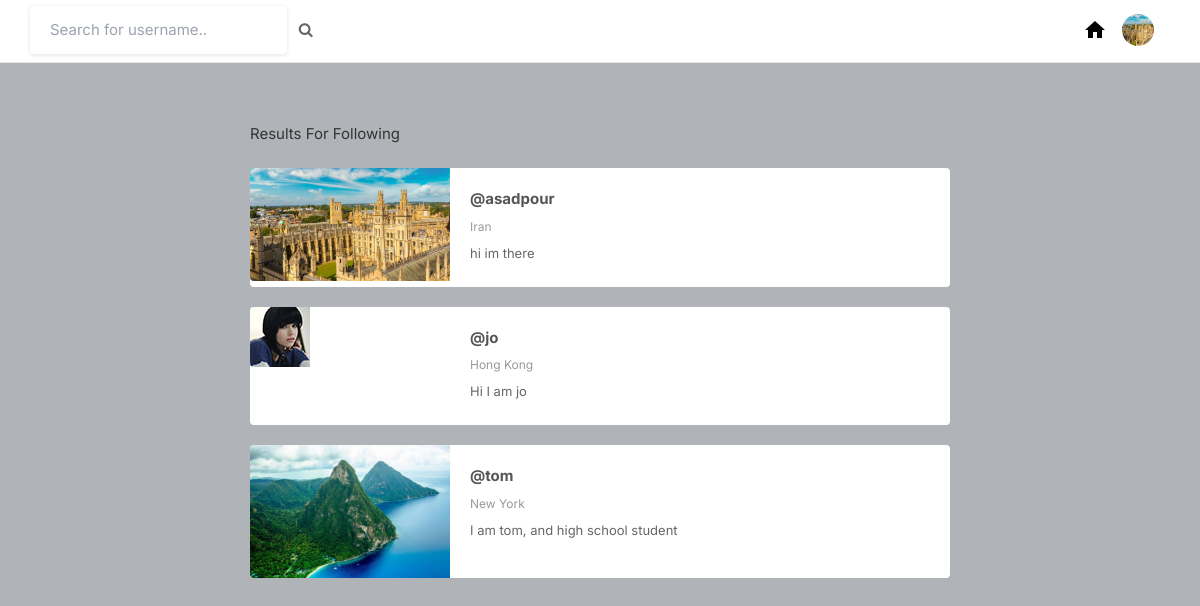
/followers/john (signed in), run on an earlier commit of the app's database.
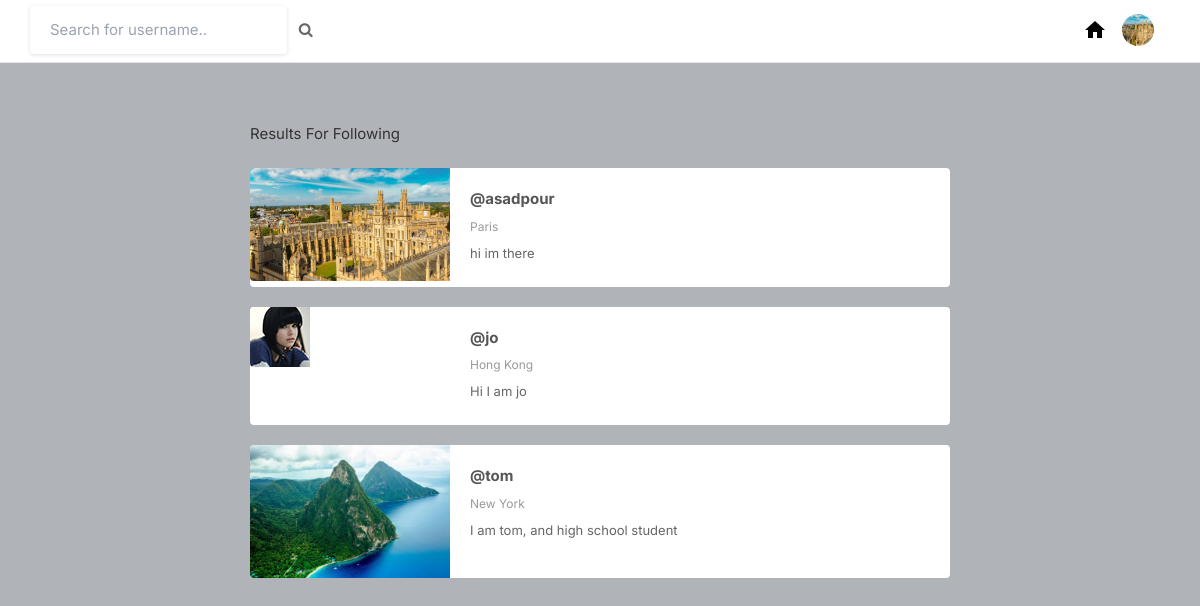
And on a later commit of the database.
### core/models.py (models this page shows, shortened)
class Profile(models.Model):
    user = models.OneToOneField(User, on_delete=models.CASCADE, related_name='profile')
    id_user = models.IntegerField()
    bio = models.TextField(blank=True)
    email_confirmed = models.BooleanField(default=False)
    phone_confirmed = models.BooleanField(default=False)
    phone_number = models.TextField(blank=True)
    private_public = models.BooleanField(default=False)
    profileimg = models.ImageField(upload_to='profile_images',default='blank-profile-picture.png')
    profilebackground = models.ImageField(upload_to='profile_images',default='blank-profile-picture.png')
    location = models.CharField(max_length=100, blank=True)

### core/views.py (the view)
# urls.py: path('followers/<str:pk>', views.followers, name='followers'),
@login_required(login_url='signin')
def followers(request,pk):
    user_object = User.objects.get(username=request.user.username)
    user_profile = Profile.objects.get(user=user_object)
    followed_usernames = FollowersCount.objects.filter(
        user=pk
    ).values_list('follower', flat=True)
    profiles = Profile.objects.filter(user__username__in=followed_usernames)
    return render(request, 'following.html', {
        'profiles': profiles,
        'user_profile': user_profile
    })

### templates/following.html (shortened to what this page needs)
{% load static %}
<html lang="en">
<head>
    <link rel="stylesheet" href="{% static 'assets/css/icons.css' %}">
    <link rel="stylesheet" href="{% static 'assets/css/uikit.css' %}">
    <link rel="stylesheet" href="{% static 'assets/css/style.css' %}">
    <link rel="stylesheet" href="{% static 'assets/css/tailwind.css' %}">
    <link rel="stylesheet" href="https://cdnjs.cloudflare.com/ajax/libs/font-awesome/4.7.0/css/font-awesome.min.css">
</head>
<body>
            <form action="search" method="POST">
            <header style="margin-top: -23px;">
                <div class="header_inner">
                    <div class="left-side">
                                <input type="text" name="username" placeholder="Search for username..">&nbsp; &nbsp;
                                <button type="submit"><i class="fa fa-search fa-1x"></i></button>
                    </div>
                    <div class="right-side lg:pr-4">
                        <a href="/" title="Home" style="display: inline-block; margin-left: 20px; color: black;">
                            <svg xmlns="http://www.w3.org/2000/svg" fill="black" width="24" height="24" viewBox="0 0 24 24">
                                <path d="M10 20v-6h4v6h5v-8h3L12 3 2 12h3v8z"/>
                            </svg>
                        </a>
                        <a href="#">
                            <img src="{{ user_profile.profileimg.url }}" class="header-avatar" alt="">
                        </a>
                    </div>
                </div>
            </header>
            </form>
            <div style="margin-left: 250px; margin-right: 250px;">
                <div class="container">
                <div class="row ng-scope">
                    <div class="col-md-3 col-md-push-9">
                        <h4>Results For Following <span class="fw-semi-bold"><b>{{username}}</b></span></h4>
                        <br>
                    </div>
                    <div class="col-md-9 col-md-pull-3">
                        {% for users in profiles %}
                        <section class="search-result-item">
                            <a class="image-link" href="/profile/{{users.user}}"><img class="image" src="{{users.profileimg.url}}">
                            </a>
                            <div class="search-result-item-body">
                                <div class="row">
                                    <div class="col-sm-9">
                                        <h4 class="search-result-item-heading"><a href="/profile/{{users.user}}"><b>@{{users.user}}</b></a></h4>
                                        <p class="info">{{users.location}}</p>
                                        <p class="description">{{users.bio}}</p>
                                    </div>
                                </div>
                            </div>
                        </section>
                        {% endfor %}
                    </div>
                </div>
                </div>
            </div>
</body>
</html>

What changed in the data, as far as the page shows it:
changed Profile "hi im there": location "Iran" → "Paris"
